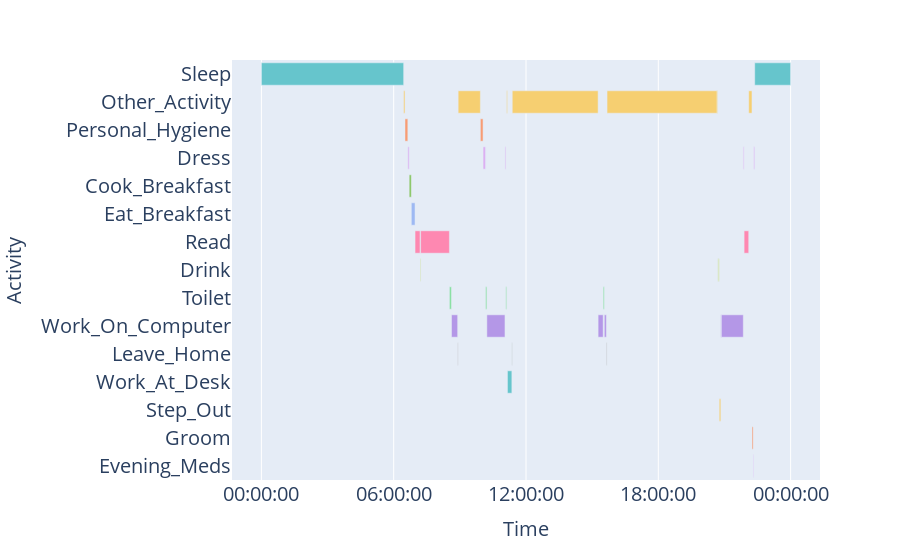

Notebook code cell kept with this figure:
### Code cell
import plotly.graph_objects as go
import plotly.express as px

# Plot the data for one day
df_day = df_activity[df_activity['Start time'].str.contains('2011-06-20')]

# Add row to beginning of dataframe for sleep 00:00:00 to start time
new_row = {
    'Activity': 'Sleep',
    'Start time': '2011-06-20 00:00:00',
    'Duration': (time.mktime(time.strptime(df_day.iloc[0]['Start time'], '%Y-%m-%d %H:%M:%S')) - time.mktime(time.strptime('2011-06-20 00:00:00', '%Y-%m-%d %H:%M:%S'))) / 60,
    'Number of interruptions': 0,
    'Duration of interruptions': 0,
    'Day of activity': df_day.iloc[0]['Day of activity'],
    'Weekend or weekday': df_day.iloc[0]['Weekend or weekday'],
    'Start time short': '00:00:00'
}

df_day = df_day.append(new_row, ignore_index=True)
df_day = df_day.sort_values(by=['Start time'])

# Set end time of each activity as start time of next activity
df_day['End time'] = df_day['Start time'].shift(-1)
df_day['End time'] = df_day['End time'].fillna('2011-06-20 23:59:59')

# df_day_inversed = clean_df(df_day)
# df_day_inversed = df_day_inversed.sort_values(by=['Start time'], ascending=False)
# df_day_inversed['End time'] = df_day_inversed['Start time'].shift(-1)

data = []
for i in range(len(df_day)):
    if i < len(px.colors.qualitative.Pastel):
        j = i
    else:
        j = i % len(px.colors.qualitative.Pastel)
    data.append(dict(
        Activity=df_day.iloc[i]['Activity'], 
        Start=df_day.iloc[i]['Start time'],
        Finish=df_day.iloc[i]['End time'],
    ))

df = pd.DataFrame(data)
# Set color palette
fig = px.timeline(df, x_start="Start", x_end="Finish", y="Activity", color="Activity", color_discrete_sequence=px.colors.qualitative.Pastel)

# Leave date out of x-axis, only show time
fig.update_xaxes(
    tickformat='%H:%M:%S',
    title_text='Time',
    title_font_size=20,
    tickfont_size=20,
)

fig.update_yaxes(
    title_text='Activity',
    title_font_size=20,
    tickfont_size=20,
)

fig.update_layout(showlegend=False)
fig.show()

fig.write_image("Activity.png", width=1500, height=800, scale=3)

### Figure 1 — Plotly figure (JSON) as saved in the notebook; plotly's stock layout.template omitted (floating-point values rounded to 4 significant figures)
{"data": [{"alignmentgroup": "True", "base": ["2011-06-20 00:00:00", "2011-06-20 22:22:23"], "hovertemplate": "Activity=%{y}<br>Start=%{base}<br>Finish=%{x}<extra></extra>", "legendgroup": "Sleep", "marker": {"color": "rgb(102, 197, 204)", "pattern": {"shape": ""}}, "name": "Sleep", "offsetgroup": "Sleep", "orientation": "h", "showlegend": true, "textposition": "auto", "type": "bar", "x": [23226000, 5856000], "xaxis": "x", "y": ["Sleep", "Sleep"], "yaxis": "y"}, {"alignmentgroup": "True", "base": ["2011-06-20 06:27:06", "2011-06-20 08:55:23", "2011-06-20 11:07:27", "2011-06-20 11:22:37", "2011-06-20 15:40:33", "2011-06-20 20:40:21", "2011-06-20 22:06:01"], "hovertemplate": "Activity=%{y}<br>Start=%{base}<br>Finish=%{x}<extra></extra>", "legendgroup": "Other_Activity", "marker": {"color": "rgb(246, 207, 113)", "pattern": {"shape": ""}}, "name": "Other_Activity", "offsetgroup": "Other_Activity", "orientation": "h", "showlegend": true, "textposition": "auto", "type": "bar", "x": [215000, 3626000, 124000, 14017000, 17988000, 98000, 531000], "xaxis": "x", "y": ["Other_Activity", "Other_Activity", "Other_Activity", "Other_Activity", "Other_Activity", "Other_Activity", "Other_Activity"], "yaxis": "y"}, {"alignmentgroup": "True", "base": ["2011-06-20 06:30:41", "2011-06-20 09:55:49"], "hovertemplate": "Activity=%{y}<br>Start=%{base}<br>Finish=%{x}<extra></extra>", "legendgroup": "Personal_Hygiene", "marker": {"color": "rgb(248, 156, 116)", "pattern": {"shape": ""}}, "name": "Personal_Hygiene", "offsetgroup": "Personal_Hygiene", "orientation": "h", "showlegend": true, "textposition": "auto", "type": "bar", "x": [465000, 440000], "xaxis": "x", "y": ["Personal_Hygiene", "Personal_Hygiene"], "yaxis": "y"}, {"alignmentgroup": "True", "base": ["2011-06-20 06:38:26", "2011-06-20 10:03:09", "2011-06-20 11:02:46", "2011-06-20 21:51:16", "2011-06-20 22:19:39"], "hovertemplate": "Activity=%{y}<br>Start=%{base}<br>Finish=%{x}<extra></extra>", "legendgroup": "Dress", "marker": {"color": "rgb(220, 176, 242)", "pattern": {"shape": ""}}, "name": "Dress", "offsetgroup": "Dress", "orientation": "h", "showlegend": true, "textposition": "auto", "type": "bar", "x": [224000, 408000, 136000, 131000, 164000], "xaxis": "x", "y": ["Dress", "Dress", "Dress", "Dress", "Dress"], "yaxis": "y"}, {"alignmentgroup": "True", "base": ["2011-06-20 06:42:10"], "hovertemplate": "Activity=%{y}<br>Start=%{base}<br>Finish=%{x}<extra></extra>", "legendgroup": "Cook_Breakfast", "marker": {"color": "rgb(135, 197, 95)", "pattern": {"shape": ""}}, "name": "Cook_Breakfast", "offsetgroup": "Cook_Breakfast", "orientation": "h", "showlegend": true, "textposition": "auto", "type": "bar", "x": [348000], "xaxis": "x", "y": ["Cook_Breakfast"], "yaxis": "y"}, {"alignmentgroup": "True", "base": ["2011-06-20 06:47:58"], "hovertemplate": "Activity=%{y}<br>Start=%{base}<br>Finish=%{x}<extra></extra>", "legendgroup": "Eat_Breakfast", "marker": {"color": "rgb(158, 185, 243)", "pattern": {"shape": ""}}, "name": "Eat_Breakfast", "offsetgroup": "Eat_Breakfast", "orientation": "h", "showlegend": true, "textposition": "auto", "type": "bar", "x": [605000], "xaxis": "x", "y": ["Eat_Breakfast"], "yaxis": "y"}, {"alignmentgroup": "True", "base": ["2011-06-20 06:58:03", "2011-06-20 07:13:16", "2011-06-20 21:53:27"], "hovertemplate": "Activity=%{y}<br>Start=%{base}<br>Finish=%{x}<extra></extra>", "legendgroup": "Read", "marker": {"color": "rgb(254, 136, 177)", "pattern": {"shape": ""}}, "name": "Read", "offsetgroup": "Read", "orientation": "h", "showlegend": true, "textposition": "auto", "type": "bar", "x": [816000, 4698000, 754000], "xaxis": "x", "y": ["Read", "Read", "Read"], "yaxis": "y"}, {"alignmentgroup": "True", "base": ["2011-06-20 07:11:39", "2011-06-20 20:41:59", "2011-06-20 20:43:21"], "hovertemplate": "Activity=%{y}<br>Start=%{base}<br>Finish=%{x}<extra></extra>", "legendgroup": "Drink", "marker": {"color": "rgb(201, 219, 116)", "pattern": {"shape": ""}}, "name": "Drink", "offsetgroup": "Drink", "orientation": "h", "showlegend": true, "textposition": "auto", "type": "bar", "x": [97000, 82000, 146000], "xaxis": "x", "y": ["Drink", "Drink", "Drink"], "yaxis": "y"}, {"alignmentgroup": "True", "base": ["2011-06-20 08:31:34", "2011-06-20 10:09:57", "2011-06-20 11:05:02", "2011-06-20 15:30:00"], "hovertemplate": "Activity=%{y}<br>Start=%{base}<br>Finish=%{x}<extra></extra>", "legendgroup": "Toilet", "marker": {"color": "rgb(139, 224, 164)", "pattern": {"shape": ""}}, "name": "Toilet", "offsetgroup": "Toilet", "orientation": "h", "showlegend": true, "textposition": "auto", "type": "bar", "x": [345000, 213000, 145000, 187000], "xaxis": "x", "y": ["Toilet", "Toilet", "Toilet", "Toilet"], "yaxis": "y"}, {"alignmentgroup": "True", "base": ["2011-06-20 08:37:19", "2011-06-20 10:13:30", "2011-06-20 15:16:14", "2011-06-20 15:33:07", "2011-06-20 20:50:06", "2011-06-20 20:51:39"], "hovertemplate": "Activity=%{y}<br>Start=%{base}<br>Finish=%{x}<extra></extra>", "legendgroup": "Work_On_Computer", "marker": {"color": "rgb(180, 151, 231)", "pattern": {"shape": ""}}, "name": "Work_On_Computer", "offsetgroup": "Work_On_Computer", "orientation": "h", "showlegend": true, "textposition": "auto", "type": "bar", "x": [1003000, 2956000, 826000, 334000, 93000, 3577000], "xaxis": "x", "y": ["Work_On_Computer", "Work_On_Computer", "Work_On_Computer", "Work_On_Computer", "Work_On_Computer", "Work_On_Computer"], "yaxis": "y"}, {"alignmentgroup": "True", "base": ["2011-06-20 08:54:02", "2011-06-20 11:21:30", "2011-06-20 15:38:41"], "hovertemplate": "Activity=%{y}<br>Start=%{base}<br>Finish=%{x}<extra></extra>", "legendgroup": "Leave_Home", "marker": {"color": "rgb(179, 179, 179)", "pattern": {"shape": ""}}, "name": "Leave_Home", "offsetgroup": "Leave_Home", "orientation": "h", "showlegend": true, "textposition": "auto", "type": "bar", "x": [81000, 67000, 112000], "xaxis": "x", "y": ["Leave_Home", "Leave_Home", "Leave_Home"], "yaxis": "y"}, {"alignmentgroup": "True", "base": ["2011-06-20 11:09:31"], "hovertemplate": "Activity=%{y}<br>Start=%{base}<br>Finish=%{x}<extra></extra>", "legendgroup": "Work_At_Desk", "marker": {"color": "rgb(102, 197, 204)", "pattern": {"shape": ""}}, "name": "Work_At_Desk", "offsetgroup": "Work_At_Desk", "orientation": "h", "showlegend": true, "textposition": "auto", "type": "bar", "x": [719000], "xaxis": "x", "y": ["Work_At_Desk"], "yaxis": "y"}, {"alignmentgroup": "True", "base": ["2011-06-20 20:45:47"], "hovertemplate": "Activity=%{y}<br>Start=%{base}<br>Finish=%{x}<extra></extra>", "legendgroup": "Step_Out", "marker": {"color": "rgb(246, 207, 113)", "pattern": {"shape": ""}}, "name": "Step_Out", "offsetgroup": "Step_Out", "orientation": "h", "showlegend": true, "textposition": "auto", "type": "bar", "x": [259000], "xaxis": "x", "y": ["Step_Out"], "yaxis": "y"}, {"alignmentgroup": "True", "base": ["2011-06-20 22:14:52"], "hovertemplate": "Activity=%{y}<br>Start=%{base}<br>Finish=%{x}<extra></extra>", "legendgroup": "Groom", "marker": {"color": "rgb(248, 156, 116)", "pattern": {"shape": ""}}, "name": "Groom", "offsetgroup": "Groom", "orientation": "h", "showlegend": true, "textposition": "auto", "type": "bar", "x": [193000], "xaxis": "x", "y": ["Groom"], "yaxis": "y"}, {"alignmentgroup": "True", "base": ["2011-06-20 22:18:05"], "hovertemplate": "Activity=%{y}<br>Start=%{base}<br>Finish=%{x}<extra></extra>", "legendgroup": "Evening_Meds", "marker": {"color": "rgb(220, 176, 242)", "pattern": {"shape": ""}}, "name": "Evening_Meds", "offsetgroup": "Evening_Meds", "orientation": "h", "showlegend": true, "textposition": "auto", "type": "bar", "x": [94000], "xaxis": "x", "y": ["Evening_Meds"], "yaxis": "y"}], "layout": {"barmode": "overlay", "legend": {"title": {"text": "Activity"}, "tracegroupgap": 0}, "margin": {"t": 60}, "showlegend": false, "xaxis": {"anchor": "y", "domain": [0, 1], "tickfont": {"size": 20}, "tickformat": "%H:%M:%S", "title": {"font": {"size": 20}, "text": "Time"}, "type": "date"}, "yaxis": {"anchor": "x", "categoryarray": ["Evening_Meds", "Groom", "Step_Out", "Work_At_Desk", "Leave_Home", "Work_On_Computer", "Toilet", "Drink", "Read", "Eat_Breakfast", "Cook_Breakfast", "Dress", "Personal_Hygiene", "Other_Activity", "Sleep"], "categoryorder": "array", "domain": [0, 1], "tickfont": {"size": 20}, "title": {"font": {"size": 20}, "text": "Activity"}}}}
